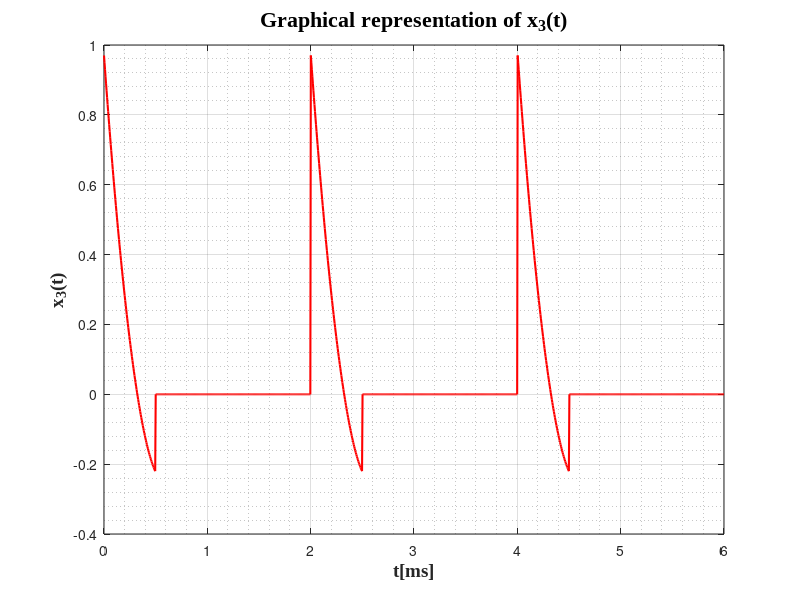

Source code (MATLAB):
%x3(t) 
t = linspace(0,1,100);
x = 0.86*t.^2-2.05*t+0.97;
T_3 = 2;   
a = linspace(0,1,100);

for i=1:400
    if i > 200
        a(i) = 0;
    end
    if i < 200
        a = x;
    end    
end
x3 = a'* ones(1,3);
x3 = x3(:);
T3 = linspace(0, 3 * T_3, 1200);
figure(1);
plot(T3,x3,'r','LineWidth',1.5);
grid on;
grid minor;
xlabel('t[ms]', 'fontweight', 'bold', 'fontsize', 14, 'FontName', 'Times New Roman');
ylabel('x_{3}(t)','fontweight','bold','fontsize', 14, 'FontName', 'Times New Roman');
title('Graphical representation of x_{3}(t)','fontweight','bold','fontsize',16, 'FontName', 'Times New Roman');
